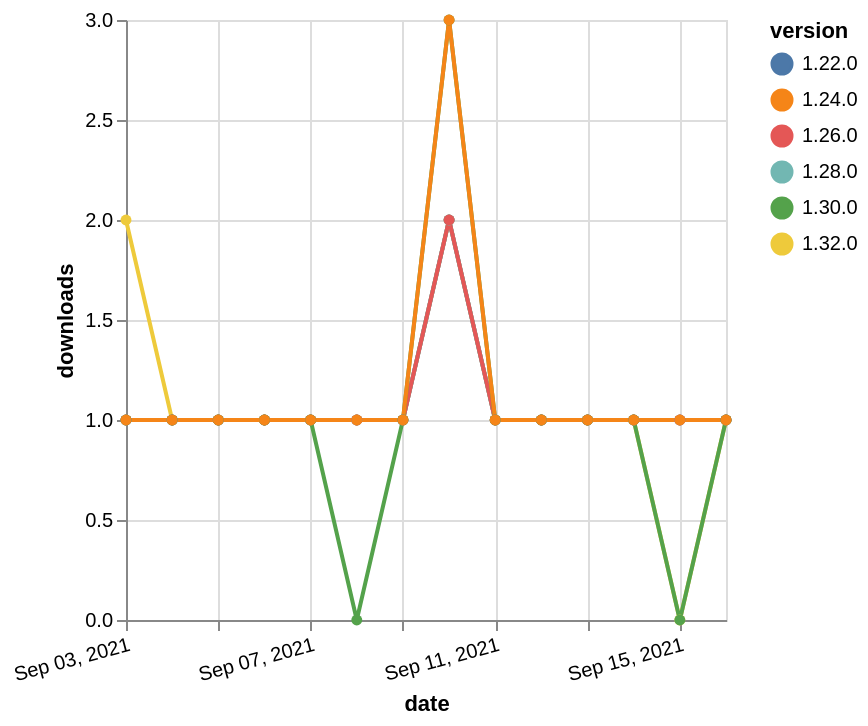

Write the Vega-Lite specification saved for this chart.
### Vega-Lite specification from a JSON file in a GitHub repository (floating-point values rounded to 4 significant figures)
{"$schema": "https://vega.github.io/schema/vega-lite/v5.json", "description": "A simple bar chart with embedded data.", "data": {"values": [{"date": "2021-09-03", "total": 115, "delta": 2, "version": "1.32.0"}, {"date": "2021-09-04", "total": 116, "delta": 1, "version": "1.32.0"}, {"date": "2021-09-05", "total": 117, "delta": 1, "version": "1.32.0"}, {"date": "2021-09-06", "total": 118, "delta": 1, "version": "1.32.0"}, {"date": "2021-09-07", "total": 119, "delta": 1, "version": "1.32.0"}, {"date": "2021-09-08", "total": 120, "delta": 1, "version": "1.32.0"}, {"date": "2021-09-09", "total": 121, "delta": 1, "version": "1.32.0"}, {"date": "2021-09-10", "total": 123, "delta": 2, "version": "1.32.0"}, {"date": "2021-09-11", "total": 124, "delta": 1, "version": "1.32.0"}, {"date": "2021-09-12", "total": 125, "delta": 1, "version": "1.32.0"}, {"date": "2021-09-13", "total": 126, "delta": 1, "version": "1.32.0"}, {"date": "2021-09-14", "total": 127, "delta": 1, "version": "1.32.0"}, {"date": "2021-09-15", "total": 127, "delta": 0, "version": "1.32.0"}, {"date": "2021-09-16", "total": 128, "delta": 1, "version": "1.32.0"}, {"date": "2021-09-03", "total": 237, "delta": 1, "version": "1.22.0"}, {"date": "2021-09-04", "total": 238, "delta": 1, "version": "1.22.0"}, {"date": "2021-09-05", "total": 239, "delta": 1, "version": "1.22.0"}, {"date": "2021-09-06", "total": 240, "delta": 1, "version": "1.22.0"}, {"date": "2021-09-07", "total": 241, "delta": 1, "version": "1.22.0"}, {"date": "2021-09-08", "total": 242, "delta": 1, "version": "1.22.0"}, {"date": "2021-09-09", "total": 243, "delta": 1, "version": "1.22.0"}, {"date": "2021-09-10", "total": 245, "delta": 2, "version": "1.22.0"}, {"date": "2021-09-11", "total": 246, "delta": 1, "version": "1.22.0"}, {"date": "2021-09-12", "total": 247, "delta": 1, "version": "1.22.0"}, {"date": "2021-09-13", "total": 248, "delta": 1, "version": "1.22.0"}, {"date": "2021-09-14", "total": 249, "delta": 1, "version": "1.22.0"}, {"date": "2021-09-15", "total": 250, "delta": 1, "version": "1.22.0"}, {"date": "2021-09-16", "total": 251, "delta": 1, "version": "1.22.0"}, {"date": "2021-09-03", "total": 151, "delta": 1, "version": "1.28.0"}, {"date": "2021-09-04", "total": 152, "delta": 1, "version": "1.28.0"}, {"date": "2021-09-05", "total": 153, "delta": 1, "version": "1.28.0"}, {"date": "2021-09-06", "total": 154, "delta": 1, "version": "1.28.0"}, {"date": "2021-09-07", "total": 155, "delta": 1, "version": "1.28.0"}, {"date": "2021-09-08", "total": 156, "delta": 1, "version": "1.28.0"}, {"date": "2021-09-09", "total": 157, "delta": 1, "version": "1.28.0"}, {"date": "2021-09-10", "total": 159, "delta": 2, "version": "1.28.0"}, {"date": "2021-09-11", "total": 160, "delta": 1, "version": "1.28.0"}, {"date": "2021-09-12", "total": 161, "delta": 1, "version": "1.28.0"}, {"date": "2021-09-13", "total": 162, "delta": 1, "version": "1.28.0"}, {"date": "2021-09-14", "total": 163, "delta": 1, "version": "1.28.0"}, {"date": "2021-09-15", "total": 164, "delta": 1, "version": "1.28.0"}, {"date": "2021-09-16", "total": 165, "delta": 1, "version": "1.28.0"}, {"date": "2021-09-03", "total": 179, "delta": 1, "version": "1.26.0"}, {"date": "2021-09-04", "total": 180, "delta": 1, "version": "1.26.0"}, {"date": "2021-09-05", "total": 181, "delta": 1, "version": "1.26.0"}, {"date": "2021-09-06", "total": 182, "delta": 1, "version": "1.26.0"}, {"date": "2021-09-07", "total": 183, "delta": 1, "version": "1.26.0"}, {"date": "2021-09-08", "total": 184, "delta": 1, "version": "1.26.0"}, {"date": "2021-09-09", "total": 185, "delta": 1, "version": "1.26.0"}, {"date": "2021-09-10", "total": 187, "delta": 2, "version": "1.26.0"}, {"date": "2021-09-11", "total": 188, "delta": 1, "version": "1.26.0"}, {"date": "2021-09-12", "total": 189, "delta": 1, "version": "1.26.0"}, {"date": "2021-09-13", "total": 190, "delta": 1, "version": "1.26.0"}, {"date": "2021-09-14", "total": 191, "delta": 1, "version": "1.26.0"}, {"date": "2021-09-15", "total": 192, "delta": 1, "version": "1.26.0"}, {"date": "2021-09-16", "total": 193, "delta": 1, "version": "1.26.0"}, {"date": "2021-09-03", "total": 173, "delta": 1, "version": "1.30.0"}, {"date": "2021-09-04", "total": 174, "delta": 1, "version": "1.30.0"}, {"date": "2021-09-05", "total": 175, "delta": 1, "version": "1.30.0"}, {"date": "2021-09-06", "total": 176, "delta": 1, "version": "1.30.0"}, {"date": "2021-09-07", "total": 177, "delta": 1, "version": "1.30.0"}, {"date": "2021-09-08", "total": 177, "delta": 0, "version": "1.30.0"}, {"date": "2021-09-09", "total": 178, "delta": 1, "version": "1.30.0"}, {"date": "2021-09-10", "total": 181, "delta": 3, "version": "1.30.0"}, {"date": "2021-09-11", "total": 182, "delta": 1, "version": "1.30.0"}, {"date": "2021-09-12", "total": 183, "delta": 1, "version": "1.30.0"}, {"date": "2021-09-13", "total": 184, "delta": 1, "version": "1.30.0"}, {"date": "2021-09-14", "total": 185, "delta": 1, "version": "1.30.0"}, {"date": "2021-09-15", "total": 185, "delta": 0, "version": "1.30.0"}, {"date": "2021-09-16", "total": 186, "delta": 1, "version": "1.30.0"}, {"date": "2021-09-03", "total": 297, "delta": 1, "version": "1.24.0"}, {"date": "2021-09-04", "total": 298, "delta": 1, "version": "1.24.0"}, {"date": "2021-09-05", "total": 299, "delta": 1, "version": "1.24.0"}, {"date": "2021-09-06", "total": 300, "delta": 1, "version": "1.24.0"}, {"date": "2021-09-07", "total": 301, "delta": 1, "version": "1.24.0"}, {"date": "2021-09-08", "total": 302, "delta": 1, "version": "1.24.0"}, {"date": "2021-09-09", "total": 303, "delta": 1, "version": "1.24.0"}, {"date": "2021-09-10", "total": 306, "delta": 3, "version": "1.24.0"}, {"date": "2021-09-11", "total": 307, "delta": 1, "version": "1.24.0"}, {"date": "2021-09-12", "total": 308, "delta": 1, "version": "1.24.0"}, {"date": "2021-09-13", "total": 309, "delta": 1, "version": "1.24.0"}, {"date": "2021-09-14", "total": 310, "delta": 1, "version": "1.24.0"}, {"date": "2021-09-15", "total": 311, "delta": 1, "version": "1.24.0"}, {"date": "2021-09-16", "total": 312, "delta": 1, "version": "1.24.0"}]}, "width": "container", "mark": {"type": "line", "point": {"filled": true}}, "encoding": {"x": {"field": "date", "type": "temporal", "timeUnit": "yearmonthdate", "title": "date", "axis": {"labelAngle": -15}}, "y": {"field": "delta", "type": "quantitative", "title": "downloads"}, "color": {"field": "version", "type": "nominal"}, "tooltip": {"field": "delta"}}}
